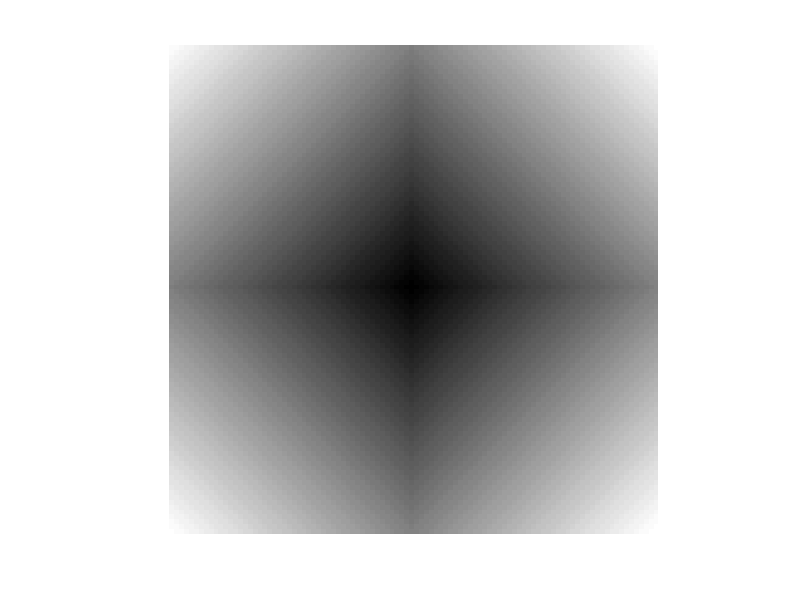

MATLAB code to generate this figure:
% Saves an image of a gradient square that goes from
% white in the corners to black in the center
clear
close all

% make a 2d array of values.
imageData=[]; % set up an empty array
imSize=100;
numRows=imSize;
numCols=imSize;
imgCentre = round([numRows/2,numCols/2]);

%populate using a nested loop
for row=[1:numRows]
    imageRow=[]; %empty vector for row
    for col=[1:numCols]
        rowDistance = abs(imgCentre(1) - row);
        colDistance = abs(imgCentre(2) - col);
        pixelVal=(rowDistance+colDistance)/(imSize); % make a pixel val in 0..1
        imageRow=[imageRow pixelVal];  %add value for  pixel
    end
    imageData=[imageData; imageRow]; % add row of pixels
end


% display as an image
imshow(imageData);

% save as an image
imwrite(imageData,'test5.png');

% load an image
newImageData=imread('test5.png');
whos newImageData;
